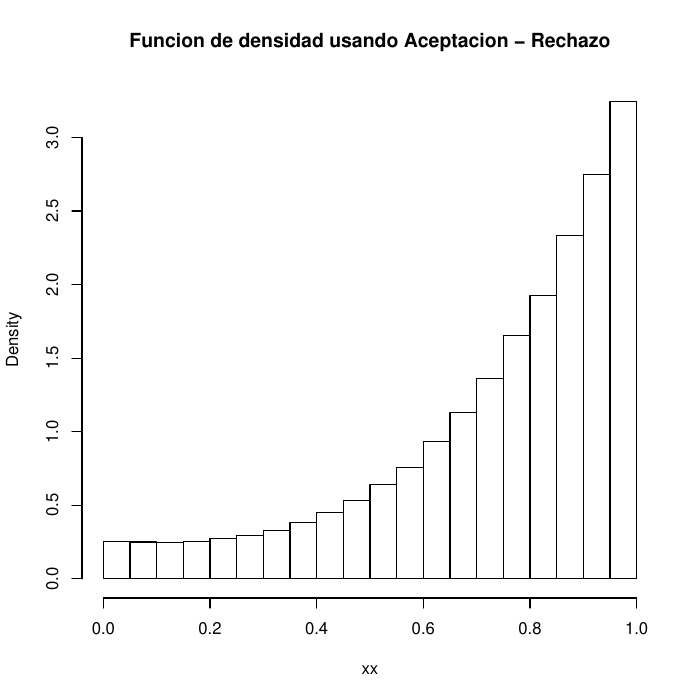

The script that saved this image:

f <- function(x){
	return(0.25 + 2 * x^3 + 5 * x^4 / 4)
}

# g = 1, así que f(x) / g(x) = f(x)

getVariableAR <- function(c, times){
	ans <- NULL
	for(i in 1 : times){
		U <- runif(1)
		X <- runif(1)
		while(U * c >= f(X)){
			U <- runif(1)
			X <- runif(1)
		}
		ans <- c(ans, X)
	}
	return(ans)
}

pdf("Pregunta2-AR.pdf")

c = f(1)
n <- 200000

xx <- getVariableAR(c, n)

hist(xx, main = "Funcion de densidad usando Aceptacion - Rechazo", prob = TRUE)
